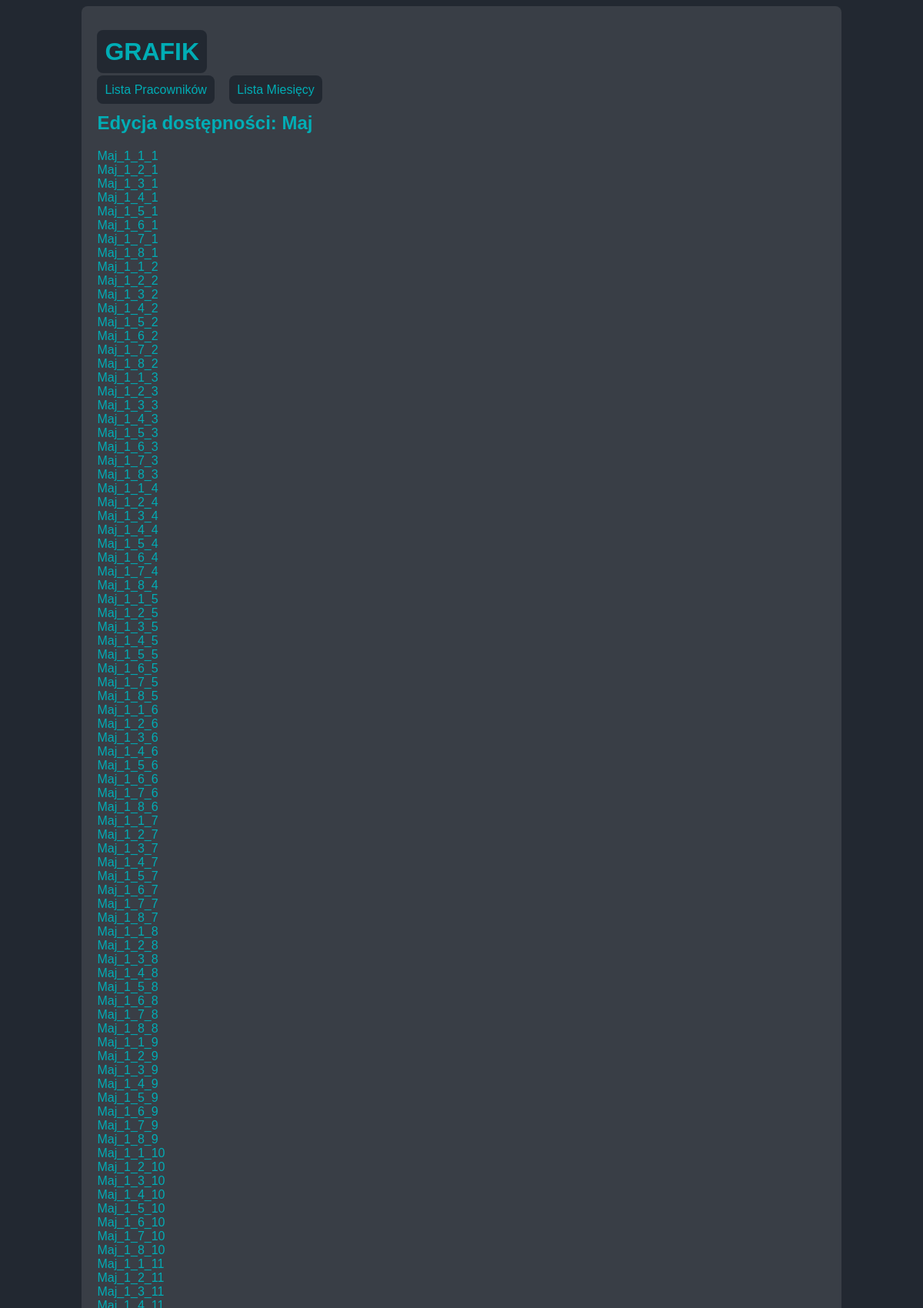
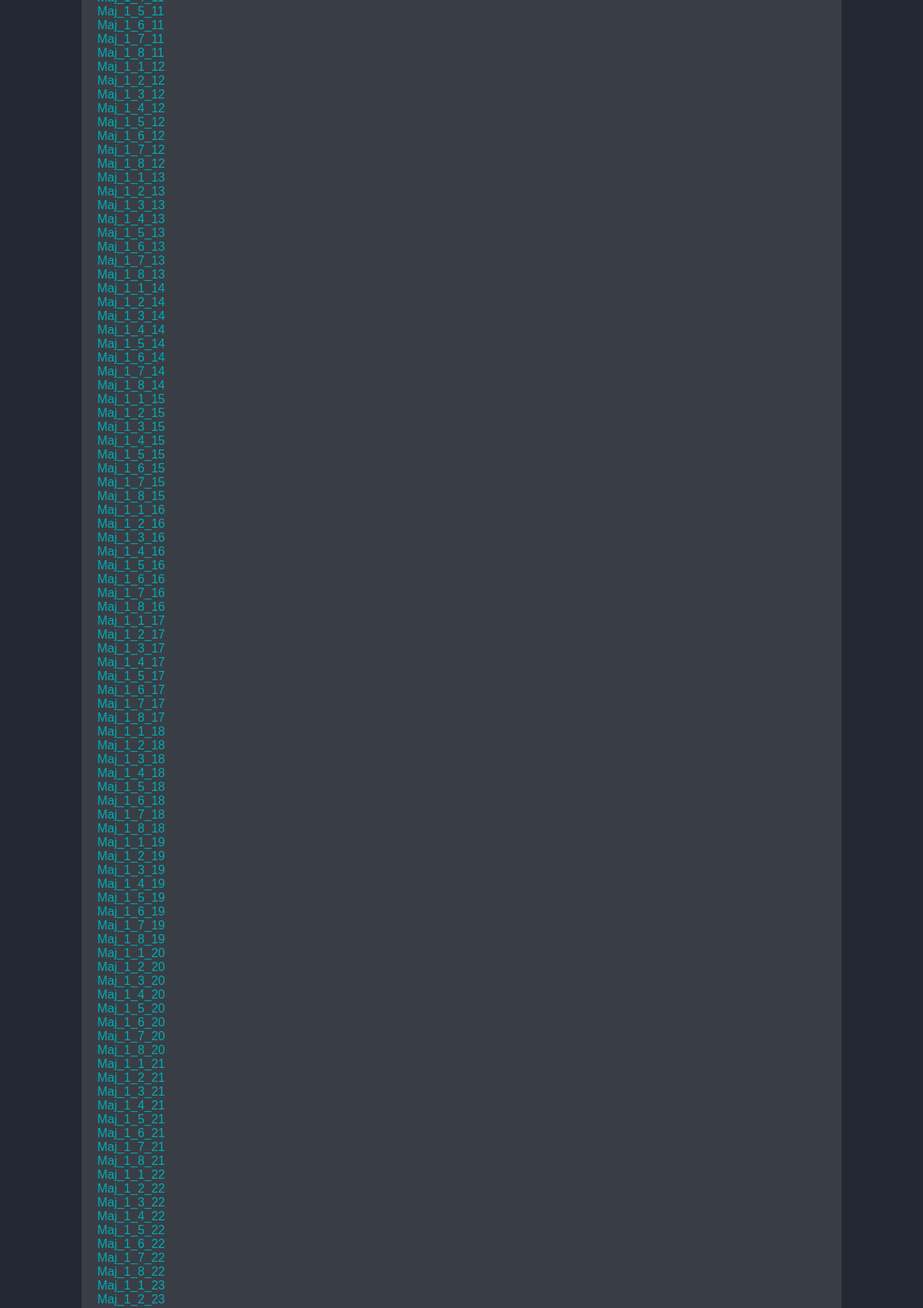
Page /month/1/availability (upper part) on the committed database (2 pictures, top to bottom).
### tables this page shows
CREATE TABLE months (
    id INTEGER PRIMARY KEY AUTOINCREMENT,
    name TEXT NOT NULL,
    length INTEGER NOT NULL,
    weekday_start TEXT NOT NULL,
    year INTEGER NOT NULL
);

CREATE TABLE employees(
id INTEGER PRIMARY KEY AUTOINCREMENT,
name TEXT NOT NULL,
surname TEXT NOT NULL,
positions TEXT not null,
active INTEGER NOT NULL DEFAULT 1 CHECK (active IN (0, 1)),
created_at TEXT NOT NULL DEFAULT (datetime('now'))
);

CREATE TABLE calendar (
    id INTEGER PRIMARY KEY AUTOINCREMENT,
    month_id INTEGER NOT NULL,
    day_index INTEGER NOT NULL,
    weekday TEXT NOT NULL,
    available INTEGER DEFAULT 0 CHECK (available IN (0, 1)),
    FOREIGN KEY (month_id) REFERENCES months (id)
);

### app.py (the view)
@app.route("/month/<int:month_id>/availability", methods=["GET", "POST"])
def month_availability(month_id):
    db = get_db()
    month_calendar = db.execute("SELECT * FROM calendar WHERE month_id = ?", (month_id,)).fetchone()
    month = db.execute("SELECT * FROM months WHERE id = ?", (month_id,)).fetchone()
    if month is None:
        flash("Nie znaleziono miesiąca o podanym ID.", "danger")
        return redirect(url_for("add_month"))
    calendar = db.execute("SELECT * FROM calendar WHERE month_id = ? ORDER BY day_index", (month_id,)).fetchall()
    employees = db.execute("SELECT id, active, name, surname FROM employees").fetchall()
    return render_template("month_availability.html", month_info=month, calendar=calendar, employees=employees)

### app.py (called while the page is built)
def get_db():
    if "db" not in g:
        conn = sqlite3.connect(DATABASE)
        conn.row_factory = sqlite3.Row
        conn.execute("PRAGMA foreign_keys = ON;")
        g.db = conn
    return g.db

### templates/month_availability.html (shortened to what this page needs)
{% extends "index.html" %}
    {% block content %}
    <h2>Edycja dostępności: {{ month_info['name'] }}</h2>
    {% for day in calendar %}
        {% for employee in employees %}
            {{month_info['name']}}_{{day['available']}}_{{employee['id']}}_{{day['day_index']}}
            <br>
        {% endfor %}
    {% endfor %}
        {% set employees_count = 0 %}
        {% for employee in employees %}
            {% if employee['active'] == 1 %}
                {% set employees_count = employees_count + 1 %}
            {% endif %}
        {% endfor %}
    {% endblock %}

### static/CSS/style.css (style rules this page uses)
:root { --body_color: #222831; --main_color: #393E46; --text_color: #00ADB5; }
body { background-color: var(--body_color, value); color: var(--text_color, value); font-family: Arial, sans-serif; }

### rows in the picture
months: name "Maj"
calendar: available "1", day_index "1"
employees: id "1"
employees: id "2"
employees: id "3"
employees: id "4"
employees: id "5"
employees: id "6"
employees: id "7"
employees: id "8"
calendar: available "1", day_index "2"
calendar: available "1", day_index "3"
calendar: available "1", day_index "4"
calendar: available "1", day_index "5"
calendar: available "1", day_index "6"
calendar: available "1", day_index "7"
calendar: available "1", day_index "8"
calendar: available "1", day_index "9"
calendar: available "1", day_index "10"
calendar: available "1", day_index "11"
calendar: available "1", day_index "12"
calendar: available "1", day_index "13"
calendar: available "1", day_index "14"
calendar: available "1", day_index "15"
calendar: available "1", day_index "16"
calendar: available "1", day_index "17"
calendar: available "1", day_index "18"
calendar: available "1", day_index "19"
calendar: available "1", day_index "20"
calendar: available "1", day_index "21"
calendar: available "1", day_index "22"
calendar: available "1", day_index "23"
